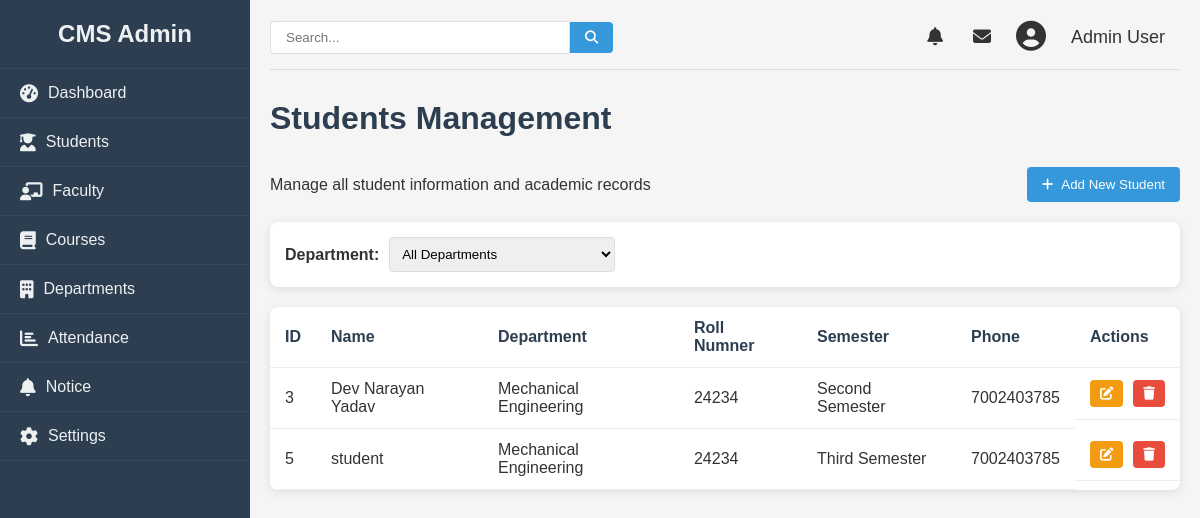
The app's page /admin/student (signed in) with its own data.
### college/model.py (models this page shows, shortened)
class Student(db.Model):
    id = db.Column(db.Integer, primary_key=True)
    name = db.Column(db.String(100), nullable=False)
    roll = db.Column(db.Integer, nullable=False)
    email = db.Column(db.String(100), nullable=False)
    phone = db.Column(db.Integer, nullable=False)
    semester = db.Column(db.Integer, nullable=False)
    dob = db.Column(db.Date, nullable=False)
    gender = db.Column(db.String, nullable=False)
    department = db.Column(db.String, nullable=False)
    address = db.Column(db.String, nullable=False)

### college/admin/adminroute.py (the view)
@app.route("/admin/student", methods = ["GET", "POST"])
def stdn():
    logged = 'user_id' in session
    if logged:
        users = Student.query.all()
        return render_template("student.html", students= users, departments= dep)
    else:
        return redirect(url_for("login"))

### college/admin/templates/student.html (shortened to what this page needs)
{% from "macro/cmsnav.html" import cmsnav%}
{%extends "admbase.html"%}
{%block head%}
<link rel="stylesheet" href="{{url_for('static', filename='css/styles.css')}}">
<link rel="stylesheet" href="https://cdnjs.cloudflare.com/ajax/libs/font-awesome/6.4.0/css/all.min.css">
{%endblock%}
{%block content%}
<div class="container" w-tid="21">
    {{cmsnav()}}
    <main class="main-content" w-tid="111">
        <header class="top-header" w-tid="113">
            <div class="search-box" w-tid="115">
                <input type="text" placeholder="Search..." w-tid="117" />
                <button w-tid="119"><i class="fas fa-search" w-tid="121"></i></button>
            </div>
            <div class="user-profile" w-tid="123">
                <span class="notification" w-tid="125"><i class="fas fa-bell" w-tid="127"></i></span>
                <span class="message" w-tid="129"><i class="fas fa-envelope" w-tid="131"></i></span>
                <div class="profile-img" w-tid="133">
                    <i class="fas fa-user-circle" w-tid="135"></i>
                </div>
                <span class="username" w-tid="137">Admin User</span>
            </div>
        </header>
        <div id="dashboard-page" class="content-section" w-tid="139">
            <div class="dashboard" w-tid="141">
                <h1 w-tid="357">Students Management</h1>
                <div class="students-header" w-tid="359">
                    <p w-tid="361">Manage all student information and academic records</p>
                    <button class="add-student-btn" w-tid="363">
                        <a style="text-decoration: none; color:white;" href="/admin/addstudent">
                            <i class="fas fa-plus" w-tid="365"></i>
                            Add New Student
                        </a>
                    </button>
                </div>
                <div class="student-filters" w-tid="367">
                    <div class="filter-group" w-tid="369">
                        <label w-tid="371">Department:</label>
                        <select w-tid="373">
                            <option w-tid="375">All Departments</option>
                        </select>
                    </div>
                </div>
                <div class="students-table" w-tid="415">
                    <table w-tid="417">
                        <thead w-tid="419">
                            <tr w-tid="421">
                                <th w-tid="423">ID</th>
                                <th w-tid="425">Name</th>
                                <th w-tid="427">Department</th>
                                <th w-tid="425">Roll Numner</th>
                                <th w-tid="429">Semester</th>
                                <th w-tid="433">Phone</th>
                                <th w-tid="437">Actions</th>
                            </tr>
                        </thead>
                        <tbody w-tid="439">
                            {%for student in students%}
                            <tr w-tid="441">
                                <td w-tid="443">{{student.id}}</td>
                                <td w-tid="445">{{student.name}}</td>
                                <td w-tid="447">{{student.department}}</td>
                                <td w-tid="449">{{student.roll}}</td>
                                <td w-tid="451">{{student.semester}}</td>
                                <td w-tid="453">{{student.phone}}</td>
                                <td class="action-cell" w-tid="459">
                                    <button class="action-btn edit-btn" w-tid="465">
                                        <a href="/admin/update/student/{{student.id}}">
                                            <i class="fas fa-edit" w-tid="467"></i>
                                        </a>
                                    </button>
                                    <button class="action-btn delete-btn" w-tid="469">
                                        <a href="/admin/student/delete/{{student.id}}"><i class="fas fa-trash" w-tid="723"></i></a>
                                        </button>
                                </td>
                            </tr>
                            {%endfor%}
                        </tbody>
                    </table>
                </div>
            </div>
        </div>
    </main>
</div>
{%endblock%}

### college/static/css/styles.css (style rules this page uses)
* { margin: 0; padding: 0; box-sizing: border-box; }
body { font-family: Arial, sans-serif; background-color: #f5f5f5; color: #333; }
a { text-decoration: none; color:inherit; }
.container { display: flex; min-height: 100vh; }
.main-content { flex: 1; padding: 20px; }
.top-header { display: flex; justify-content: space-between; align-items: center; margin-bottom: 30px; padding-bottom: 15px; border-bottom: 1px solid #ddd; }
.search-box { display: flex; align-items: center; }
.search-box input { padding: 8px 15px; border: 1px solid #ddd; border-radius: 4px 0 0 4px; width: 300px; }
.search-box button { background: #3498db; color: white; border: none; padding: 8px 15px; border-radius: 0 4px 4px 0; cursor: pointer; }
.user-profile { display: flex; align-items: center; }
.user-profile span { margin: 0 15px; font-size: 18px; cursor: pointer; }
.profile-img { font-size: 30px; margin: 0 10px; }
.dashboard h1 { margin-bottom: 30px; color: #2c3e50; }
table { width: 100%; border-collapse: collapse; }
th, td { padding: 12px 15px; text-align: left; border-bottom: 1px solid #eee; }
th { font-weight: bold; color: #2c3e50; }
.content-section { display: none; }
#dashboard-page { display: block; }
.students-header { display: flex; justify-content: space-between; align-items: center; margin-bottom: 20px; }
.add-student-btn { background-color: #3498db; color: white; border: none; padding: 10px 15px; border-radius: 4px; cursor: pointer; display: flex; align-items: center; }
.add-student-btn i { margin-right: 5px; }
.student-filters { display: flex; justify-content: space-between; margin-bottom: 20px; background: white; padding: 15px; border-radius: 8px; box-shadow: 0 2px 10px rgba(0, 0, 0, 0.1); }
.filter-group { display: flex; align-items: center; }
.filter-group label { margin-right: 10px; font-weight: bold; }
.filter-group select { padding: 8px; border-radius: 4px; border: 1px solid #ddd; }
.students-table { background: white; border-radius: 8px; box-shadow: 0 2px 10px rgba(0, 0, 0, 0.1); overflow: hidden; }
.action-cell { display: flex; gap: 10px; }
.action-btn { padding: 6px 10px; border-radius: 4px; cursor: pointer; border: none; color: white; }
.edit-btn { background-color: #f39c12; }
.delete-btn { background-color: #e74c3c; }

### records on screen
Student: id "3", name "Dev Narayan Yadav", department "Mechanical Engineering", roll "24234", semester "Second Semester", phone "7002403785"
Student: id "5", name "student", department "Mechanical Engineering", roll "24234", semester "Third Semester", phone "7002403785"
